Frame 1 (no input): blank canvas, image omitted
Frame 60 (no input): blank canvas, image omitted
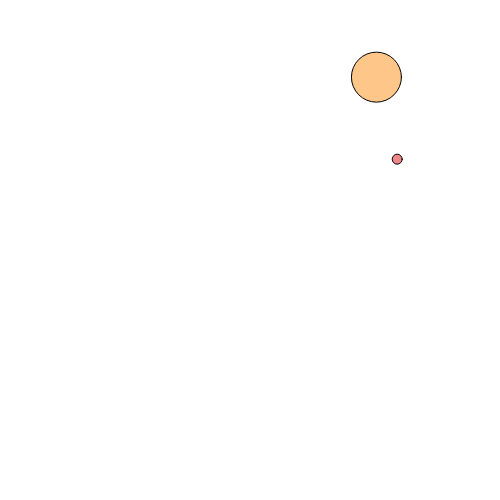
Frame 120 (the mouse pressed at the canvas centre since frame 60)

The p5.js sketch whose frames 1 and 60 were blank and that drew this single picture after the mouse press (run headless with seeded random() and noise() and a simulated clock; from frame 60 on, the mouse is pressed at the canvas centre):

// p5.js sketch
// ── sketch.js
let circle1;
let circles = [];
let childCircles = [];
let numCircles = 5;

function Circle(x = 50, y = 50, r =10, col = '#ffc689')  {
	this.x = x;
	this.y = y;
	this.r = r;	this.col = col;
	this.vx = random(-5, 5);
	this.vy = random(-5, 5);
}

Circle.prototype.move = function () {
	//without this scope is in betwen {} so we need 
	this.x += this.vx;
	this.y += this.vy;
};

Circle.prototype.draw = function () {
	fill(this.col);
	ellipse(this.x, this.y, this.r)
};

function ChildCircle(x = canvas.width/2, y = canvas.height/2, r =10, col = '#ed8787') {
	Circle.call(this, x, y, r, col);
}
ChildCircle.prototype = Object.create(Circle.prototype);
ChildCircle.prototype.move = function() {
	this.x += this.vx;
	this.y += this.vy;
	if (this.x <= 0 || this.x >= 500 ){
		thi.svx = -this.vx;
	}
	if (this.y <= 0 || this.y >= 500){
		this.vy = -this.vy;
	}
}
//at start
function setup() {
	createCanvas(500, 500);
	background("#ffffff");
}
// every .. seconds
function draw() {
	//clear background
	background("#ffffff");

	circles.forEach( function (circle) {
		circle.draw();
		circle.move();
	});

	childCircles.forEach( function (child) {
		child.draw();
		child.move();
	});
}

function mousePressed() {
	let c = new Circle(mouseX, mouseY, 50);
	circles.push(c);

	let child = new ChildCircle();
	childCircles.push(child);

}


// ── p5.html
<!DOCTYPE html>
<html>
  <head>
    <script src="https://cdnjs.cloudflare.com/ajax/libs/p5.js/0.5.16/p5.js"></script>
    <script src="sketch.js"></script>
  </head>
  <body>
  </body>
</html>
</html>
